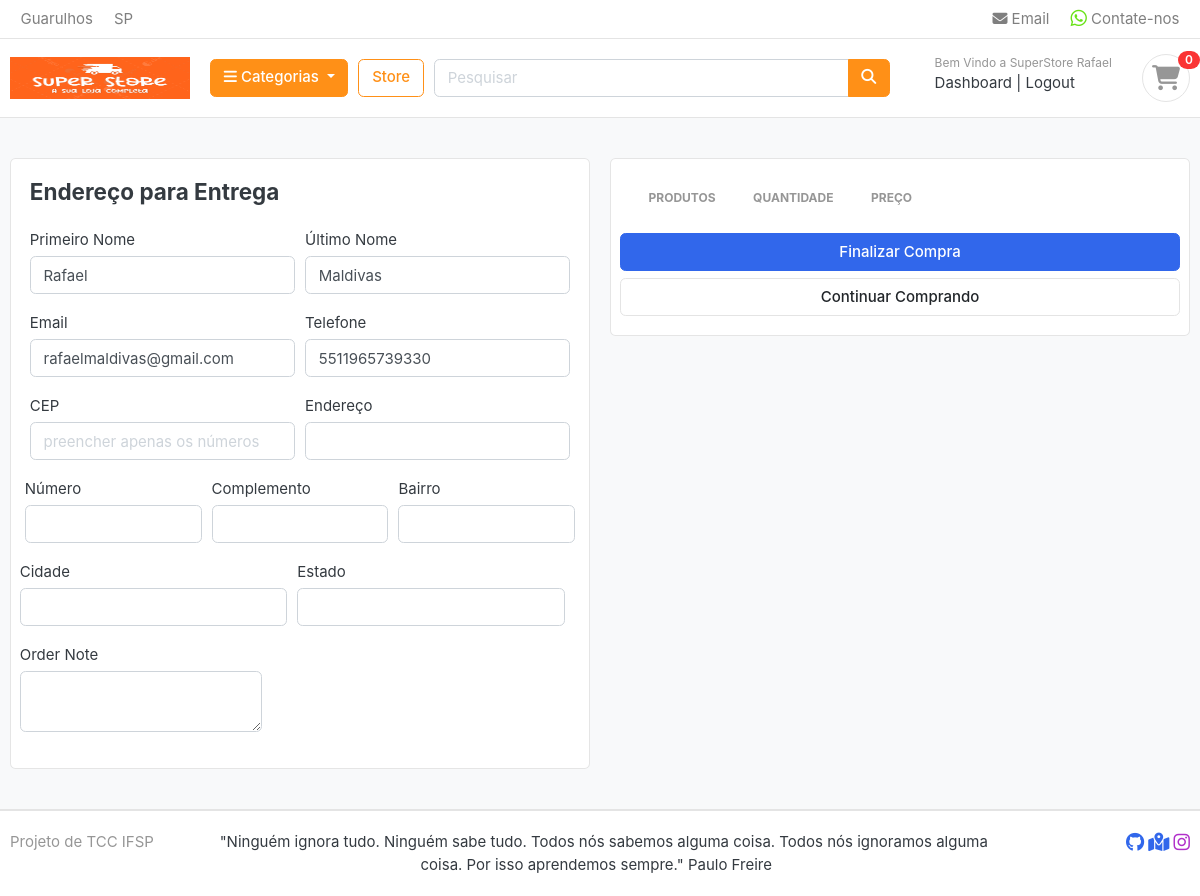
The app's page /cart/checkout/ (signed in) with its own data.
### accounts/models.py (models this page shows, shortened)
class Account(AbstractBaseUser):
    primeiro_nome  = models.CharField(max_length=50)
    ultimo_nome = models.CharField(max_length=50)
    username = models.CharField(max_length=50, unique=True)
    email = models.EmailField(max_length=100, unique=True)
    telefone = models.CharField(max_length=20)
    data_de_entrada = models.DateTimeField(auto_now_add=True)
    ultimo_login = models.DateTimeField(auto_now_add=True)
    is_admin =  models.BooleanField(default=False)
    is_staff =  models.BooleanField(default=False)
    is_active = models.BooleanField(default=False)
    is_superadmin = models.BooleanField(default=False)
    USERNAME_FIELD = 'email'
    REQUIRED_FIELDS = ['username', 'primeiro_nome', 'ultimo_nome',]
    objects = MyAccountManager()

### carts/views.py (the view)
# urls.py: path('checkout/', views.checkout, name='checkout'),
@login_required(login_url='login')
def checkout(request, total=0, quantidade=0, cart_items=None):
    try:
        taxa = 0
        grand_total = 0
        if request.user.is_authenticated:
            cart_items = CartItem.objects.filter(user=request.user, is_active=True)
        else:
            cart = Cart.objects.get(cart_id=_cart_id(request))
            cart_items = CartItem.objects.filter(cart=cart, is_active=True)
        for cart_item in cart_items:
            quantidade += cart_item.quantidade
            total += cart_item.produto.preco * cart_item.quantidade
        if total < 500:
            taxa = (3 * total) / 100
        else:
            taxa = (2 * total) / 100
        grand_total = total + taxa
    except ObjectDoesNotExist:
        pass
    context = {
        "total": total,
        "quantidade": quantidade,
        "cart_items": cart_items,
        "taxa": taxa,
        "grand_total": grand_total,
    }
    return render(request, 'store/checkout.html', context)

### carts/context_processors.py (called while the page is built)
def contador(request):
    cart_count = 0
    if 'admin' in request.path:
        return {}
    else:
        try:
            cart = Cart.objects.filter(cart_id=_cart_id(request))
            if request.user.is_authenticated:
                cart_items = CartItem.objects.all().filter(user=request.user)
            else:
                cart_items = CartItem.objects.all().filter(cart=cart[:1])
            for cart_item in cart_items:
                cart_count = cart_count + cart_item.quantidade
        except Cart.DoesNotExist:
            cart_count = 0
    return dict(cart_count=cart_count)

### carts/views.py (called while the page is built)
def _cart_id(request):
    cart = request.session.session_key
    if not cart:
        cart = request.session.create()
    return cart

### categoria/context_processors.py (called while the page is built)
def menu_links(request):
    links = Categoria.objects.all()
    return dict(links=links)

### categoria/models.py (called while the page is built)
    def get_url(self):
        return reverse('produtos_por_categoria', args=[self.slug])

### templates/store/checkout.html (shortened to what this page needs)
{% extends 'base.html' %}
{% load static %}
{% block content %}
<section class="section-content padding-y bg">
    <div class="container">
        <div class="row">
            <aside class="col-lg-6">
                <div class="card">
                    <div class="card-body">
                        <h4 class="card-title mb-4">Endereço para Entrega</h4>
                        <form action="{% url 'place_order' %}" method="POST" id="cep_form">
                            <div class="form-row">
                                <div class="col form-group">
                                    <label for="">Primeiro Nome</label>
                                    <input type="text" name="primeiro_nome" class="form-control" value="{{user.primeiro_nome}}">
                                </div>
                                <div class="col form-group">
                                    <label for="">Último Nome</label>
                                    <input type="text" name="ultimo_nome" class="form-control" value="{{user.ultimo_nome}}">
                                </div>
                            </div>
                            <div class="form-row">
                                <div class="col form-group">
                                    <label for="">Email</label>
                                    <input type="email" name="email" class="form-control" value="{{user.email}}">
                                </div>
                                <div class="col form-group">
                                    <label for="">Telefone</label>
                                    <input type="text" name="telefone" class="form-control" value="{{user.telefone}}">
                                </div>
                            </div>
                            <div class="form-row">
                                <div class="col form-group">
                                    <label for="">CEP</label>
                                    <input type="text" name="cep" class="form-control" id="cep" required placeholder="preencher apenas os números">
                                </div>
                                <div class="col form-group">
                                    <label for="">Endereço</label>
                                    <input type="text" name="logradouro" id="logradouro" class="form-control">
                                </div>
                                <div class="form-row">
                                    <div class="col form-group">
                                        <label for="">Número</label>
                                        <input type="number" name="numero" class="form-control" required>
                                    </div>
                                    <div class="col form-group">
                                        <label for="">Complemento</label>
                                        <input type="text" name="complemento" class="form-control" required>
                                    </div>
                                    <div class="col form-group">
                                        <label for="">Bairro</label>
                                        <input type="text" name="bairro" id="bairro" class="form-control">
                                    </div>
                                    <div class="form-row">
                                        <div class="col form-group">
                                            <label for="">Cidade</label>
                                            <input type="text" name="cidade" id="cidade" class="form-control">
                                        </div>
                                        <div class="col form-group">
                                            <label for="">Estado</label>
                                            <input type="text" name="uf" id="uf" class="form-control">
                                        </div>
                                    </div>
                                    <div class="form-group">
                                        <label for="">Order Note</label>
                                        <textarea name="order_note" class="form-control m-auto" rows="2"></textarea>
                                    </div>
                                </div>
                            </div>
                    </div>
            </aside>
            <aside class="col-lg-6">
                <div class="card">
                    <div class="card-body">
                        <div class="row">
                            <aside class="col-lg-6">
                                <table class="table table-borderless table-shopping-cart">
                                    <thead class="text-muted">
                                        <tr class="small text-uppercase">
                                            <th scope="col">Produtos</th>
                                            <th scope="col" width="120">Quantidade</th>
                                            <th scope="col" width="120">Preço</th>
                                        </tr>
                                    </thead>
                                </table>
                            </aside>
                            <button type="submit" name="submit" class="btn btn-primary btn-block">Finalizar
                                Compra</button>
                            <a href="{% url 'store' %}" class="btn btn-light btn-block">Continuar Comprando</a>
                        </div>
                    </div>
            </aside>
        </div>
    </div>
</section>
{% endblock %}

### templates/includes/nav.html (shortened to what this page needs)
{% load static %}
<header class="section-header">
    <nav class="navbar p-md-0 navbar-expand-sm navbar-light border-bottom">
        <div class="container">
            <div class="collapse navbar-collapse" id="navbarTop4">
                <ul class="navbar-nav mr-auto">
                    <li class="nav-item dropdown">
                        <a href="#" class="nav-link"> Guarulhos </a>
                    </li>
                    <li class="nav-item dropdown">
                        <a href="#" class="nav-link"> SP </a>
                    </li>
                </ul>
                <ul class="navbar-nav">
                    <li><a href="#" class="nav-link"> <i class="fa-solid fa-envelope"></i> Email </a></li>
                    <li><a href="https://api.whatsapp.com/send/?phone=5511965739330&text&type=phone_number&app_absent=0"
                            class="nav-link" target="_blank"> </i> Contate-nos </a></li>
                </ul>
            </div>
        </div>
    </nav>
    <section class="header-main border-bottom">
        <div class="container">
            <div class="row align-items-center">
                <div class="col-lg-2 col-md-3 col-6">
                    <a href="{% url 'home' %}" class="brand-wrap">
                        <img class="logo" src="{% static 'images/logo_oficial.png' %}" width="180">
                    </a>
                </div>
                <div class="col-lg col-sm col-md col-6 flex-grow-0">
                    <div class="category-wrap dropdown d-inline-block float-right">
                        <button type="button" class="btn btn-warning dropdown-toggle" data-toggle="dropdown"
                            aria-expanded="false">
                            <i class="fa fa-bars"></i> Categorias
                        </button>
                    </div>
                </div>
                <a href="{% url 'store' %}" class="btn btn-outline-warning">Store</a>
                <div class="col-lg  col-md-6 col-sm-12 col">
                    <form action="{% url 'search' %}" class="search" method="GET">
                        <div class="input-group w-100">
                            <input type="text" class="form-control" style="width:60%;" placeholder="Pesquisar"
                                name="keyword">
                            <div class="input-group-append">
                                <button class="btn btn-warning" type="submit">
                                    <i class="fa fa-search"></i>
                                </button>
                            </div>
                        </div>
                    </form>
                </div>
                <div class="col-lg-3 col-sm-6 col-8 order-2 order-lg-3">
                    <div class="d-flex justify-content-end mb-3 mb-lg-0">
                        {% if user.id is not None %}
                        <div class="widget-header">
                            <small class="title text-muted">Bem Vindo a SuperStore {{ user.primeiro_nome }}</small>
                            <div>
                                <a href="{% url 'dashboard' %}">Dashboard</a> <span class="dark-transp"> | </span>
                                <a href="{% url 'logout' %}"> Logout</a>
                            </div>
                        </div>
                        {% endif %}
                        <a href="{% url 'cart' %}" class="widget-header pl-3 ml-3">
                            <div class="icon icon-sm rounded-circle border"><i
                                    class="fa-solid fa-cart-shopping fa-beat fa-lg"></i>
                            </div>
                            <span class="badge badge-pill badge-danger notify">{{ cart_count }}</span>
                        </a>
                    </div>
                </div>
            </div>
        </div>
    </section>
</header>

### static/css/ui.css (style rules this page uses)
html { font-family: "Inter", sans-serif; font-size: 15px; }
.icon-xs, .icon-sm, .icon-md, .icon-lg { display: inline-block; text-align: center; flex-shrink: 0; flex-grow: 0; }
.icon-sm { width: 48px; height: 48px; line-height: 48px !important; font-size: 20px; }
.padding-y { padding-top: 40px; padding-bottom: 40px; }
article:after, .form-group:after { display: block; clear: both; content: ""; }
.bg { background-color: #f8f9fa; }
.header-main { position: relative; padding-top: 1rem; padding-bottom: 1rem; }
.brand-wrap .logo, .navbar-brand .logo { margin-right: 7px; max-height: 42px; display: inline-block; }
.widget-header { display: inline-block; vertical-align: middle; position: relative; }
.widget-header a { color: #343a40; }
.widget-header i { color: #969696; }
.widget-header .title { display: block; }
.widget-header .notify { position: absolute; top: -3px; right: -10px; }
.btn-light { background-color: #fff; border-color: #e4e4e4; }
.notify { position: absolute; top: -4px; right: -10px; display: inline-block; padding: 0.25em 0.6em; font-size: 12px; line-height: 1; text-align: center; border-radius: 3rem; color: #fff; background-color: #fa3434; }
.table-shopping-cart.table td, .table-shopping-cart.table th { padding-left: 1.25rem; padding-right: 1.25rem; }

### records on screen
Account: primeiro_nome "Rafael", ultimo_nome "Maldivas", email "rafaelmaldivas@gmail.com", telefone "5511965739330"

### other values on screen
{{ cart_count }} "0"
